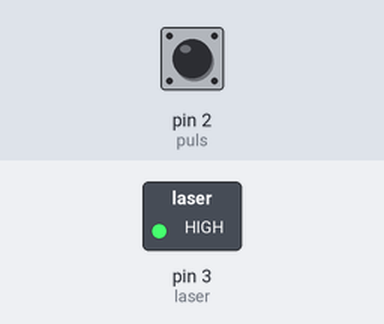
Simulated run of this sketch. Board: Arduino Uno, built with avr-gcc and run on an emulated ATmega328P. Shown: switched loads named in the sketch (green lamp = pin HIGH). The test bench sets the inputs (shaded band); at power-on: pin 2 (puls) LOW.

Above: at 1.2 s.
1.3 s: pin 2 (puls) pulled HIGH for 0.15 s
At 2.1 s:
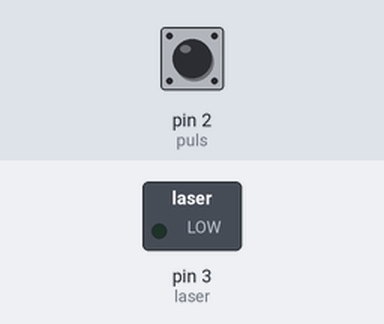
2.9 s: pin 2 (puls) pulled HIGH for 1 s
At 4.6 s:
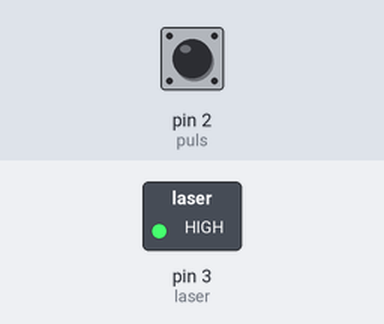
5.4 s: pin 2 (puls) pulled HIGH for 3.2 s
At 9.4 s:
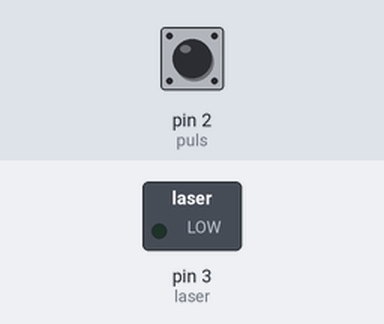
Timing chart, 0 to 10.9 s (numbered marks = the images above; inputs shaded):
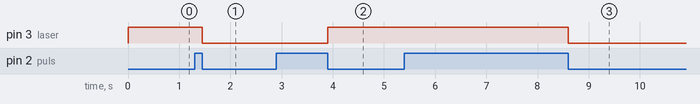

Measured:
- after the input at 1.3 s, pin 3 (laser): HIGH → LOW after 0.15 s
- after the input at 2.9 s, pin 3 (laser): LOW → HIGH after 1.0 s
- after the input at 5.4 s, pin 3 (laser): HIGH → LOW after 3.2 s

The sketch:

KY_008.ino
```cpp
#define puls 2
#define laser 3
int ESTADO;
void setup() {
 pinMode(puls,INPUT);
 pinMode(laser,OUTPUT);
}

void loop() {
 while(digitalRead(puls)==HIGH){

 }
 ESTADO=digitalRead(laser);
 digitalWrite(laser, !ESTADO);
 while(digitalRead(puls)==LOW){
 }
}
```
